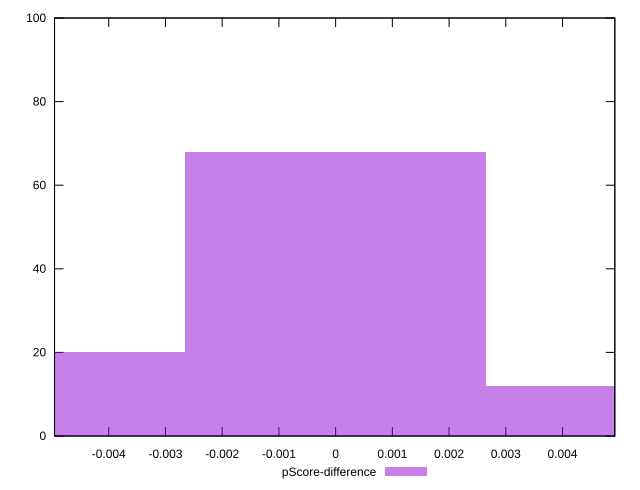

Write the gnuplot code that produced this figure.
reset

$pScoreDifference <<EOF
0 68
-0.005318952551629964 20
0.005318952551629964 12
EOF

set key outside below
set boxwidth 0.005318952551629964
set xrange [-0.00495560846785581:0.004922211702954982]
set yrange [0:100]
set trange [0:100]
set style fill transparent solid 0.5 noborder
set terminal svg size 640, 490 enhanced background rgb 'white'
set output "report_00015_2021-02-09T16-11-33.973Z/estimated-input-latency/samples/pages+cached+noadtech+nomedia+nocss/pScore-difference/histogram.svg"

plot $pScoreDifference title "pScore-difference" with boxes

reset
